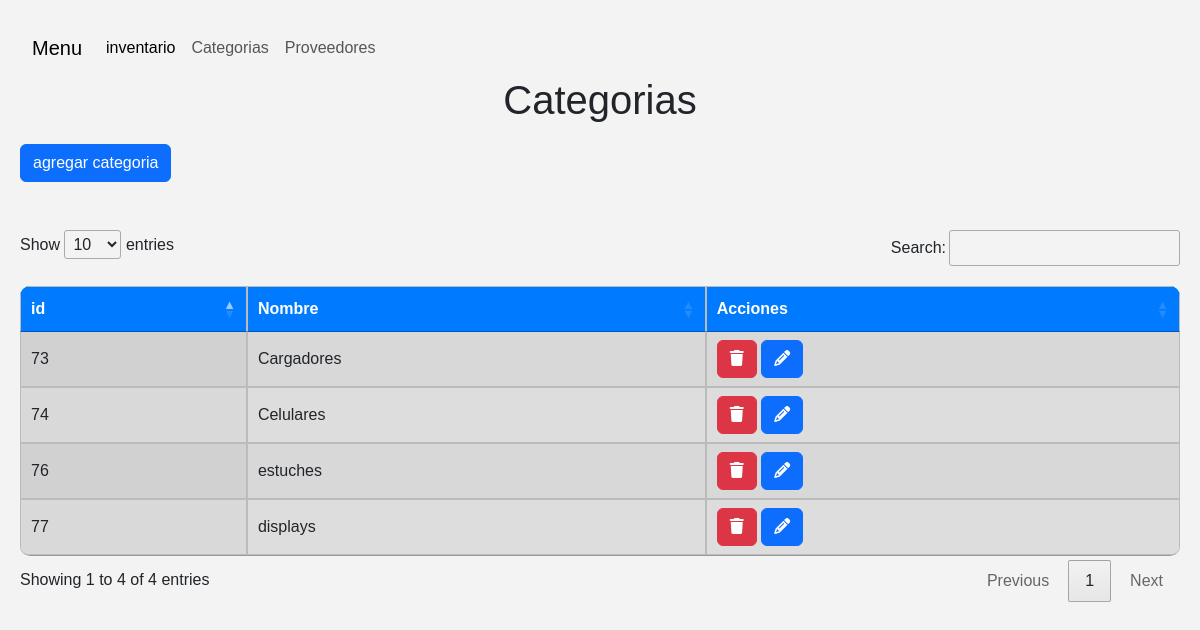
/categorys/, run on the app's committed database.
### inventario/models.py (models this page shows)
class Category(models.Model):
    name = models.CharField(max_length=50)
    status = models.BooleanField(default=True)

### inventario/views.py (the view)
# urls.py: path('categorys/', listCategorys, name='listCategorys'),
def listCategorys(request):
        categorys = Category.objects.filter(status=True)
        return render(request,'category.html', {
            'form': CategoryForms,
            'categorys': categorys
        })

### inventario/templates/category.html (shortened to what this page needs)
{% extends 'layout.html' %} {% block content %}
<h1>Categorias</h1>
  <button type="button" class="btn btn-primary" data-bs-toggle="modal" data-bs-target="#exampleModal">
    agregar categoria
  </button>
  <br>
  <br>
  <br>
    <table id="miTabla" class="display" style="width:100%">
        <thead>
            <tr>
              <th>id</th>
              <th>Nombre</th>
              <th>Acciones</th>
            </tr>
        </thead>
        <tbody>
          {% for category in categorys %}
          <tr>
            <td>{{ category.id }}</td>
            <td>{{ category.name }}</td>
              <form id="delete-form-{{ category.id }}" action="{% url 'category_remove' category.id %}" method='POST'>
                <td><button type="button" class="btn btn-danger delete-button" data-form="delete-form-{{ category.id }}"><i class="fa-solid fa-trash"></i></button>
              </form>
              <button class="cargarURL btn btn-primary" data-bs-toggle="modal" data-bs-target="#editModal" data-url="{% url 'category_edit' category.id %}"><i class="fa-solid fa-pencil"></i></button>
          </tr>
        {% endfor %}
        </tbody>
    </table>
{% endblock %}

### inventario/templates/layout.html (style rules this page uses)
body { font-family: Arial, sans-serif; margin: 20px; background-color: #f3f3f3; }
h1 { text-align: center; margin-bottom: 20px; }
table { width: 100%; border-collapse: collapse; background-color: #ddd; border-radius: 10px; overflow: hidden; }
th, td { padding: 10px; text-align: left; border: 1px solid #bbb; }
th { background-color: #007bff; color: #fff; font-weight: bold; }
tr:nth-child(even) { background-color: #f2f2f2; }

### data on the page
Category: id "73", name "Cargadores"
Category: id "74", name "Celulares"
Category: id "76", name "estuches"
Category: id "77", name "displays"
